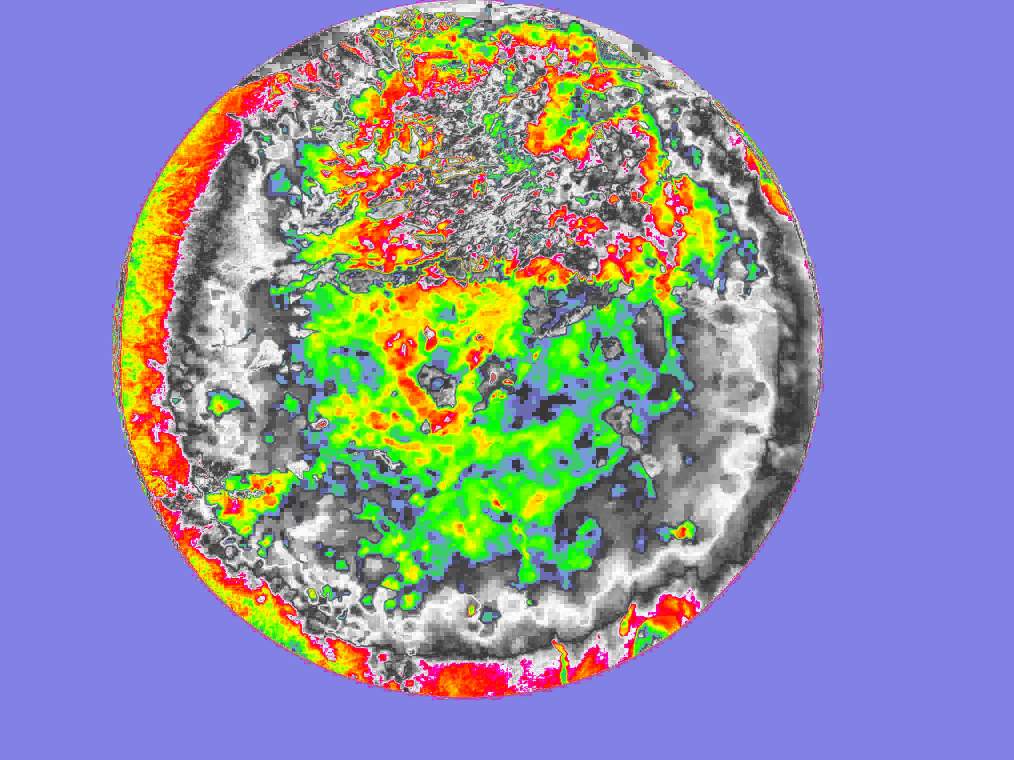
#> input picture analisi_phase4/img/ndvi/ndvi58.jpg, 4056 x 3040 px (shown at 1/4 size)
$ python hist.py
#> lines starting #> are read from the running program, lines starting #| are printed output that depends on the picture
# https://www.geeksforgeeks.org/opencv-python-program-analyze-image-using-histogram/

# importing required libraries of opencv
from cProfile import label
import cv2
# importing library for plotting
from matplotlib import pyplot as plt


# reads an input image as colored
img = cv2.imread('img/ndvi/ndvi58.jpg')
#> img is the input picture: shape (3040, 4056, 3); mean B, G, R 167.6, 143.5, 141.7


# BLUE
# find frequency of pixels in range 0-255
hist_b = cv2.calcHist([img],[0],None,[256],[0,256])
#> hist_b = 256 values, max 6015015 at index 230, min 3554 at index 42, mean 48165
# show the plotting graph of an image
plt.plot(hist_b, color="blue",label='Blue channel')

#GREEN
# find frequency of pixels in range 0-255
hist_g = cv2.calcHist([img],[1],None,[256],[0,256])
#> hist_g = 256 values, max 6029418 at index 130, min 4564 at index 46, mean 48165
# show the plotting graph of an image
plt.plot(hist_g, color="green",label='Green channel')

#RED
# find frequency of pixels in range 0-255
hist_r = cv2.calcHist([img],[2],None,[256],[0,256])
#> hist_r = 256 values, max 6032909 at index 130, min 1527 at index 2, mean 48165
# show the plotting graph of an image
plt.plot(hist_r, color="red",label='Red channel')
plt.ylim(0,100000)

plt.title('RGB channels pixel intensity')
plt.xlabel('Color (0,255)')
plt.ylabel('Frequency')
plt.legend()
plt.show()
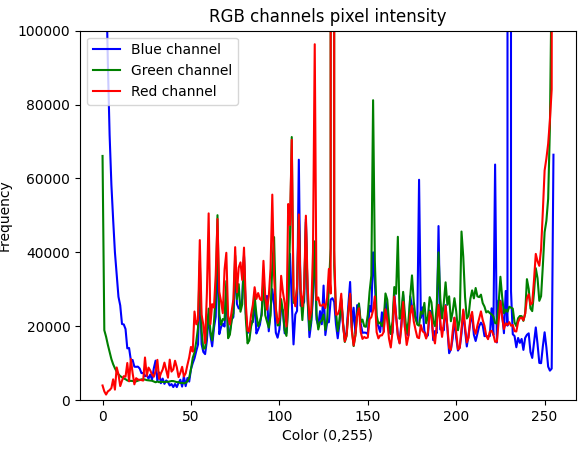
#> figure drawn by matplotlib, 1 panel; curve peaks at x = 230, y = 6015015; curve peaks at x = 130, y = 6029418; curve peaks at x = 130, y = 6032909

$ run again, with analisi_phase4/img/ndvi/ndvi120.jpg copied over analisi_phase4/img/ndvi/ndvi58.jpg
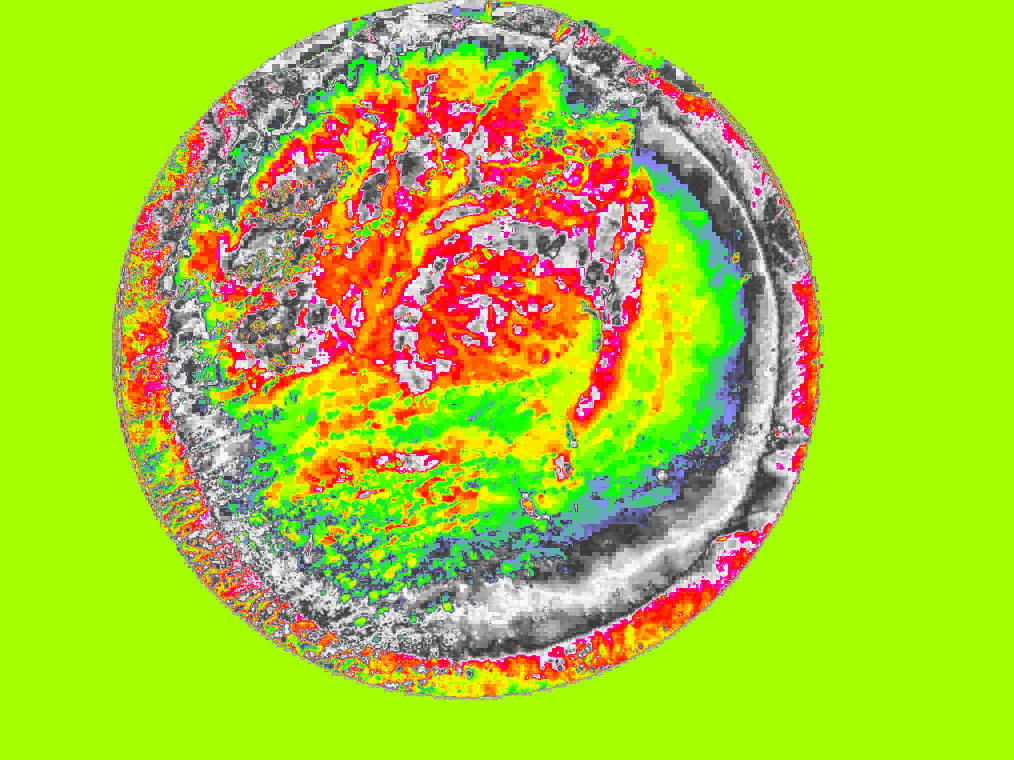
#> input picture analisi_phase4/img/ndvi/ndvi120.jpg, 4056 x 3040 px (shown at 1/4 size)
#> img is the input picture: shape (3040, 4056, 3); mean B, G, R 45.3, 204, 169.6
#> hist_b = 256 values, max 6301685 at index 1, min 6284 at index 45, mean 48165
#> hist_g = 256 values, max 6687349 at index 255, min 7462 at index 32, mean 48165
#> hist_r = 256 values, max 6065592 at index 165, min 1821 at index 2, mean 48165
#> `plt.show()`:
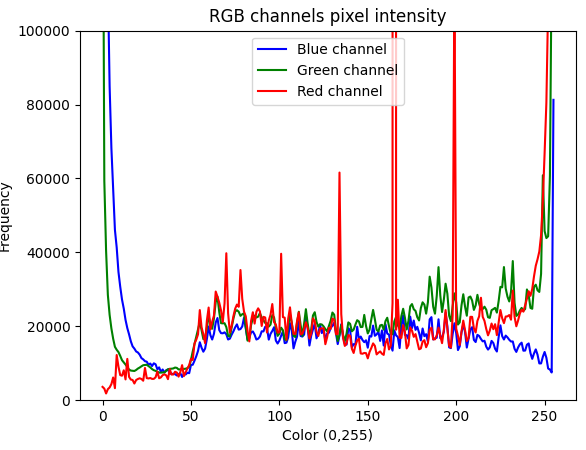
#> figure drawn by matplotlib, 1 panel; curve peaks at x = 1, y = 6301685; curve peaks at x = 255, y = 6687349; curve peaks at x = 165, y = 6065592

$ run again, with analisi_phase4/img/ndvi/ndvi121.jpg copied over analisi_phase4/img/ndvi/ndvi58.jpg
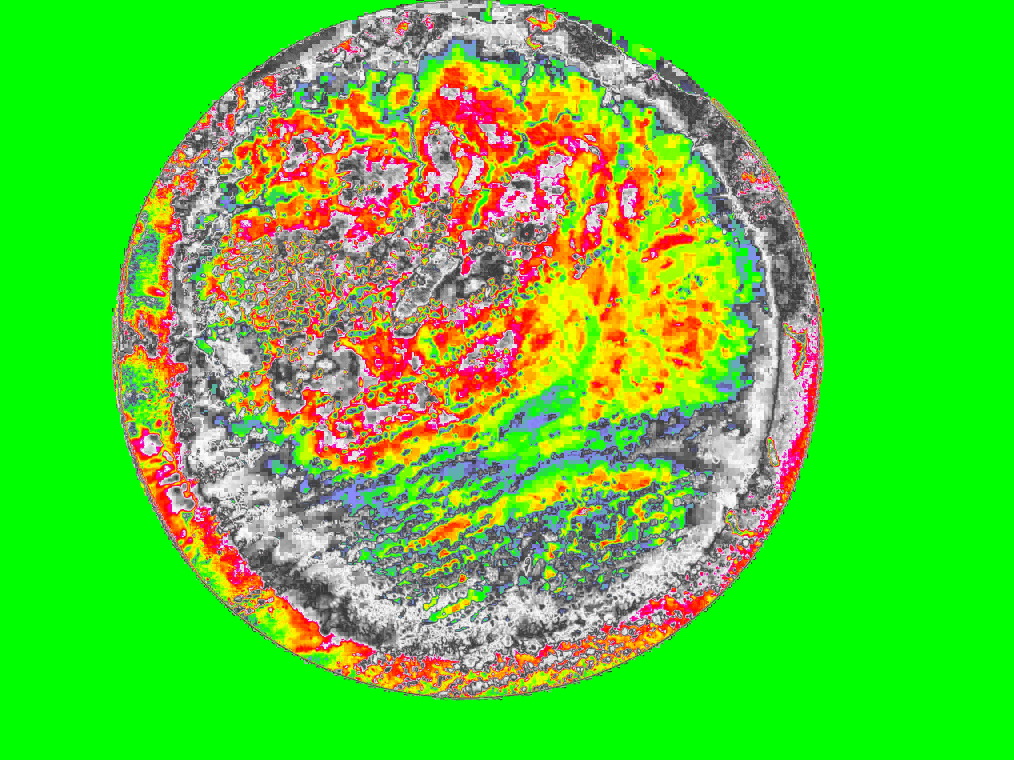
#> input picture analisi_phase4/img/ndvi/ndvi121.jpg, 4056 x 3040 px (shown at 1/4 size)
#> img is the input picture: shape (3040, 4056, 3); mean B, G, R 48.7, 204.4, 86.3
#> hist_b = 256 values, max 6216865 at index 1, min 6557 at index 43, mean 48165
#> hist_g = 256 values, max 6530481 at index 255, min 7046 at index 46, mean 48165
#> hist_r = 256 values, max 6036290 at index 0, min 764 at index 9, mean 48165
#> `plt.show()`:
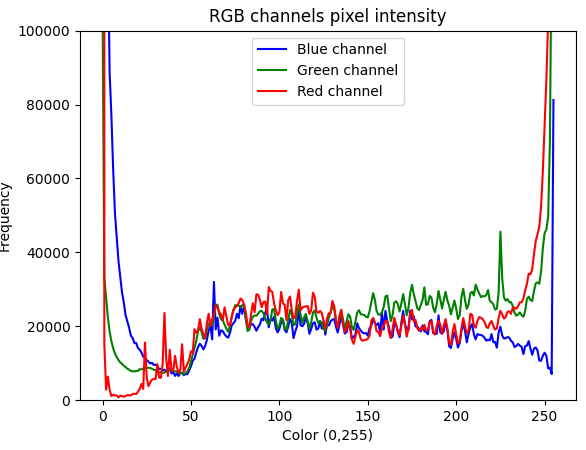
#> figure drawn by matplotlib, 1 panel; curve peaks at x = 1, y = 6216865; curve peaks at x = 255, y = 6530481; curve peaks at x = 0, y = 6036290

$ run again, with analisi_phase4/img/ndvi/ndvi122.jpg copied over analisi_phase4/img/ndvi/ndvi58.jpg
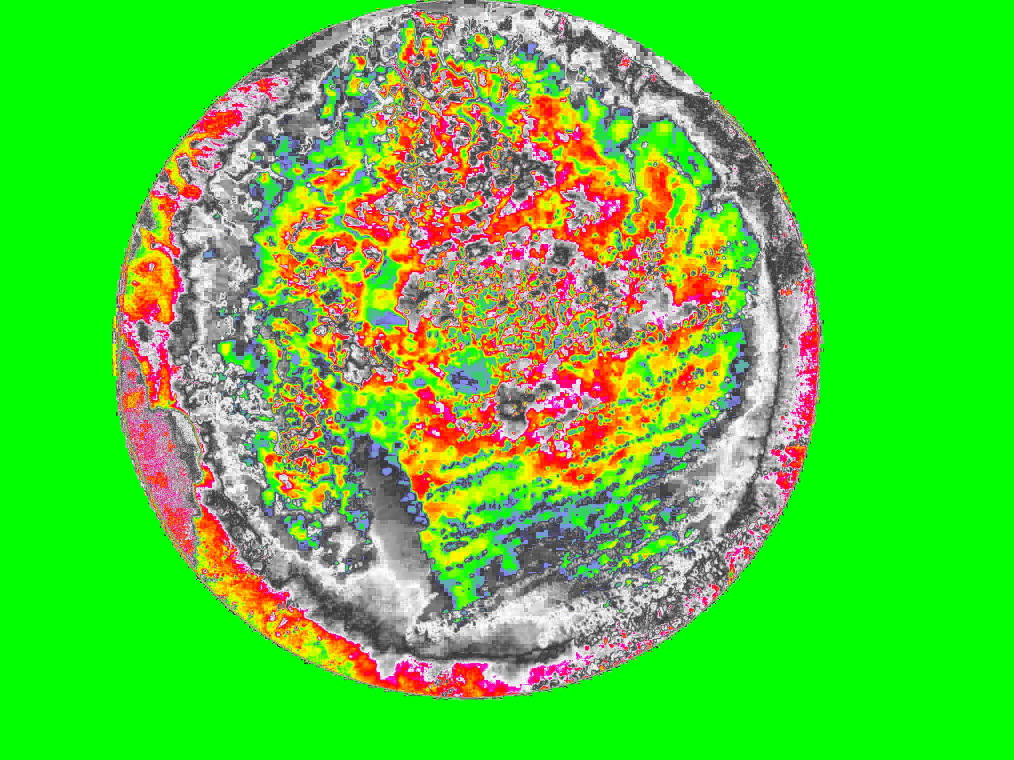
#> input picture analisi_phase4/img/ndvi/ndvi122.jpg, 4056 x 3040 px (shown at 1/4 size)
#> img is the input picture: shape (3040, 4056, 3); mean B, G, R 52.7, 202.8, 84.6
#> hist_b = 256 values, max 6156921 at index 1, min 6503 at index 41, mean 48165
#> hist_g = 256 values, max 6441538 at index 255, min 7567 at index 45, mean 48165
#> hist_r = 256 values, max 6035005 at index 0, min 1010 at index 9, mean 48165
#> `plt.show()`:
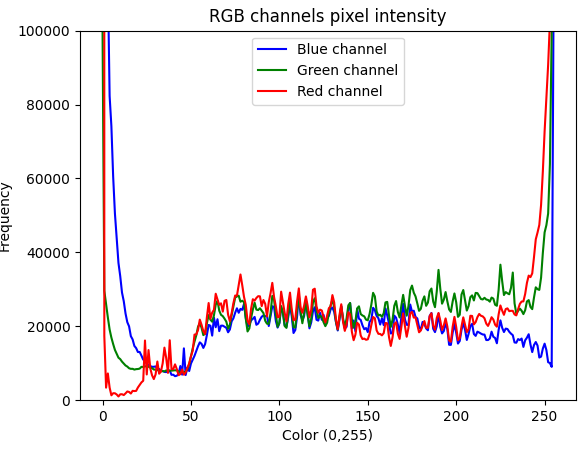
#> figure drawn by matplotlib, 1 panel; curve peaks at x = 1, y = 6156921; curve peaks at x = 255, y = 6441538; curve peaks at x = 0, y = 6035005
